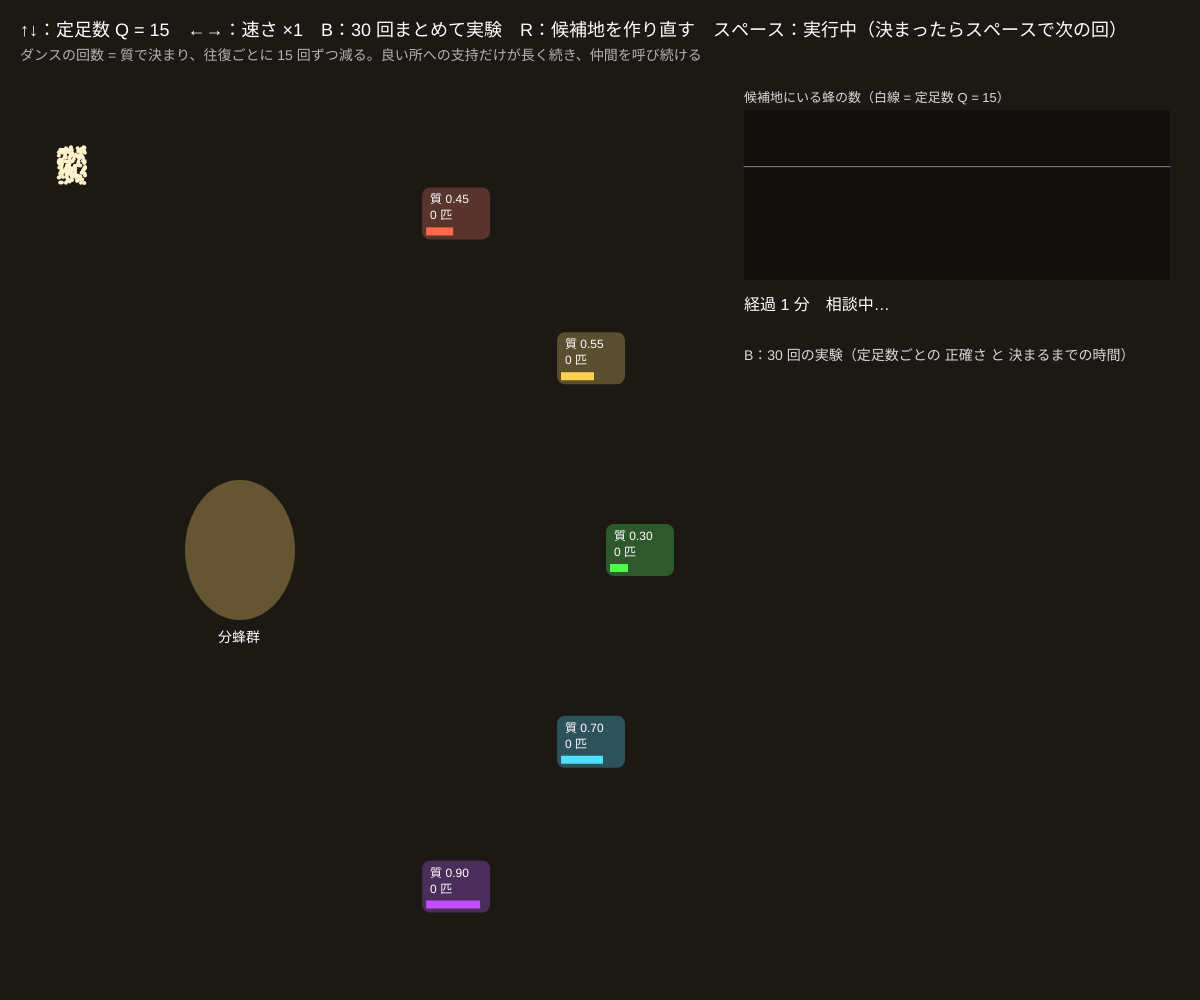
Frame 1 (no input)
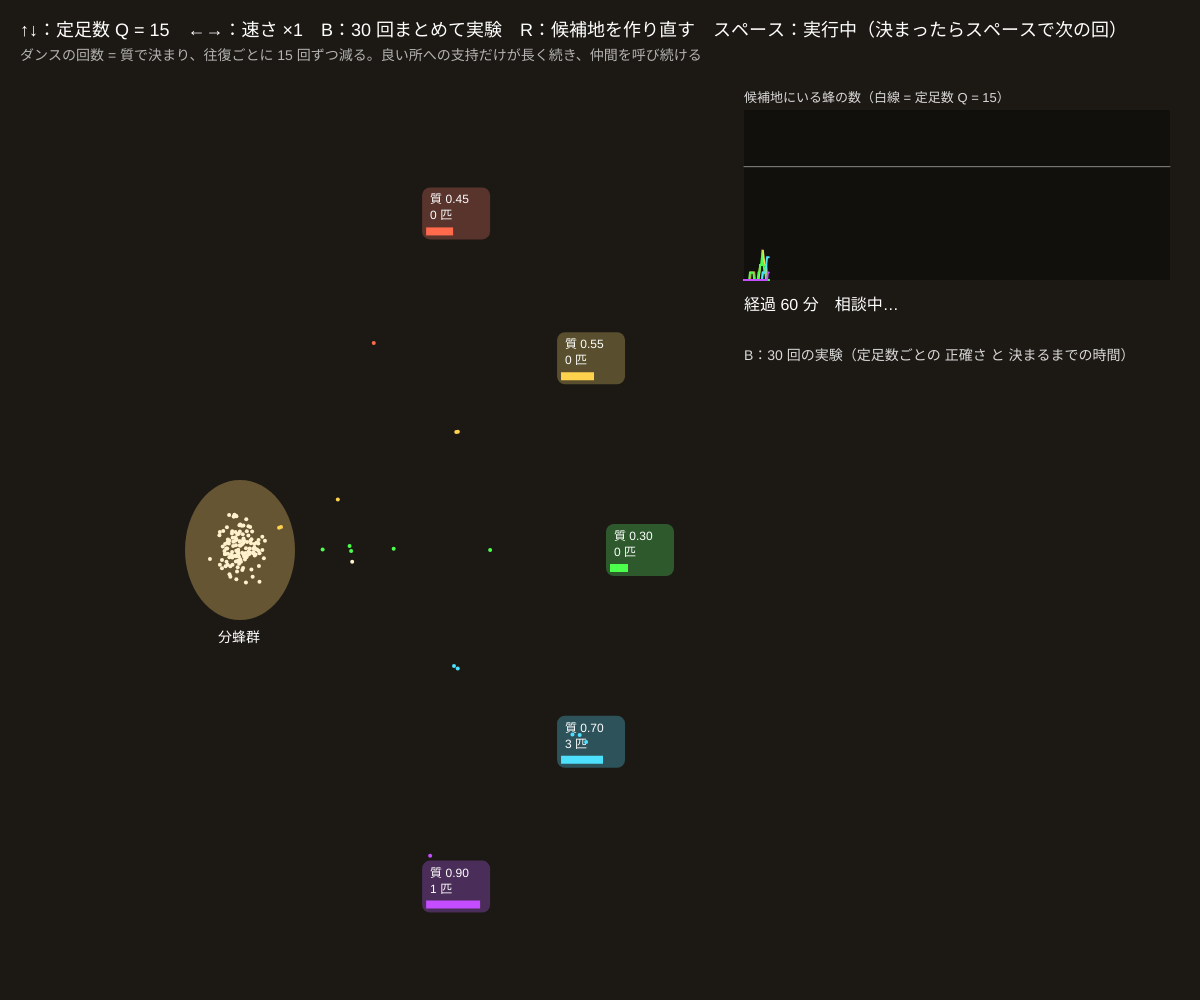
Frame 60 (no input)
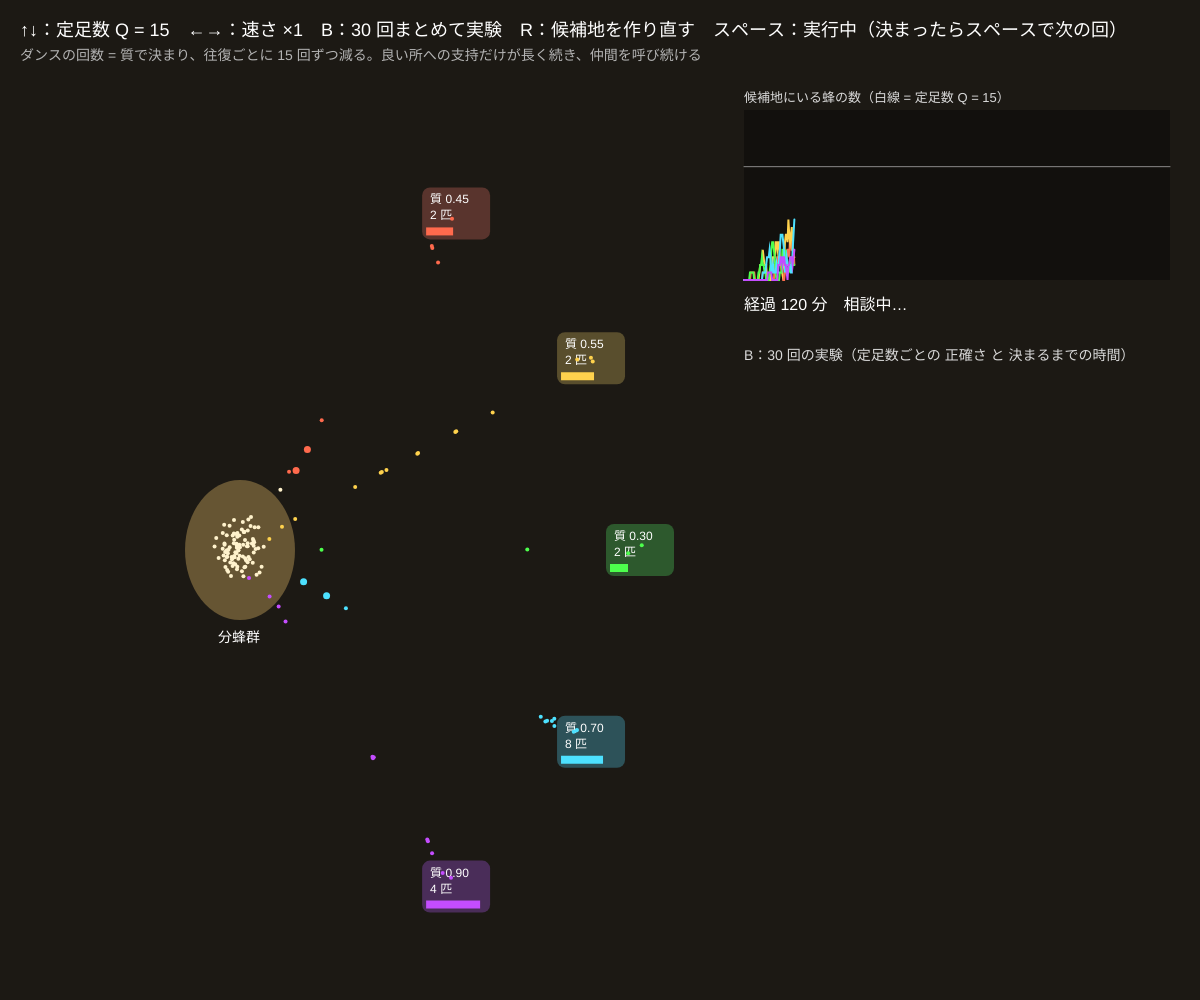
Frame 120 (the mouse pressed at the canvas centre since frame 60)

The p5.js sketch that drew these frames (run headless with seeded random() and noise() and a simulated clock; from frame 60 on, the mouse is pressed at the canvas centre):

// p5.js sketch
// ── sketch.js
// ============================================
// 12 ミツバチの巣選び ─ ダンスと定足数（クオラム）
// 分蜂した群れは、新しい巣の候補地を偵察蜂が探して決める。良い候補地を見つけた蜂ほど長く 8 の字ダンスをして仲間を誘う
// ダンスは行くたびに短くなる（熱が冷める）ので、悪い候補地の支持は自然に消える。1 つの候補地に Q 匹そろったら決定（定足数）
// ↑↓ = 定足数 Q / ←→ = 速さ / B = 30 回まとめて実験（速さ vs 正確さ）/ R = 候補地を作り直す / スペース = 一時停止
// ============================================

let nBees = 150;             // ★ 偵察蜂の数
let quorum = 15;             // 定足数 Q（候補地に同時にいる蜂の数）
let pSpont = 0.003;          // ★ 自分で探しに出る確率（1 分あたり）
let pFollow = 0.05;          // ★ ダンスを見て付いていく強さ
let dMax = 100, dDec = 15;   // ★ 最初のダンスの回数（質 1 のとき）と、1 往復ごとに減る回数
let travel = 8, stay = 10;   // ★ 片道の時間・候補地で調べる時間（分）
let ticksPerFrame = 1;
let sites = [], bees = [], tNow = 0, decided = -1, decidedAt = 0;
let hist = [], results = {}, batch = null, paused = false;
const SITE_HUE = [10, 45, 120, 190, 280];

function setup() {
  createCanvas(windowWidth, windowHeight);
  colorMode(HSB, 360, 100, 100, 100);
  makeSites();
}

function makeSites() {
  let q = [0.3, 0.45, 0.55, 0.7, 0.9];                    // ★ 候補地の質（1 つだけ一番良い）
  for (let i = q.length - 1; i > 0; i--) { let j = Math.floor(Math.random() * (i + 1)); [q[i], q[j]] = [q[j], q[i]]; }
  sites = q.map((v, i) => ({ q: v, ang: -1.0 + (i * 2.0) / 4 }));
  results = {};
  resetRun();
}
function resetRun() { bees = newBees(); tNow = 0; decided = -1; hist = []; }

// ★ 1 分ぶん進める。返り値：決まった候補地（まだなら −1）
function tick(bs) {
  let dancers = new Array(sites.length).fill(0), atSite = new Array(sites.length).fill(0), totalD = 0;
  for (let b of bs) { if (b.st === 'dance') { dancers[b.k]++; totalD++; } if (b.st === 'site') atSite[b.k]++; }
  for (let b of bs) {
    if (b.st === 'rest') {
      if (Math.random() < pSpont) { b.k = Math.floor(Math.random() * sites.length); b.st = 'fly'; b.t = travel; b.D = -1; }   // 自分で探す
      else if (totalD > 0 && Math.random() < pFollow * (totalD / bs.length)) {                                                // ダンスを見て付いていく
        let r = Math.random() * totalD, k = 0;
        while (k < sites.length - 1 && r >= dancers[k]) { r -= dancers[k]; k++; }
        b.k = k; b.st = 'fly'; b.t = travel; b.D = -1;
      }
    } else if (--b.t <= 0) {
      if (b.st === 'fly') { b.st = 'site'; b.t = stay; }
      else if (b.st === 'site') { b.st = 'back'; b.t = travel; }
      else if (b.st === 'back') {
        b.D = b.D < 0 ? Math.round(dMax * Math.max(0, (sites[b.k].q - 0.2) / 0.8)) : b.D - dDec;   // 初めてなら質で決まる。2 回目からは減る
        if (b.D > 0) { b.st = 'dance'; b.t = Math.max(1, Math.round(b.D / 10)); }                   // 1 分に 10 回まわる
        else { b.st = 'rest'; b.k = -1; }                                                           // 熱が冷めた → 休む
      } else if (b.st === 'dance') { b.st = 'fly'; b.t = travel; }                                    // もう一度見に行く
    }
  }
  for (let k = 0; k < sites.length; k++) if (atSite[k] >= quorum) return { k, atSite, dancers };
  return { k: -1, atSite, dancers };
}

function draw() {
  background(35, 30, 11);
  if (!paused && decided < 0) for (let s = 0; s < ticksPerFrame; s++) {
    let r = tick(bees); tNow++;
    if (tNow % 2 === 0) { hist.push(r.atSite.slice()); if (hist.length > 500) hist.shift(); }
    if (r.k >= 0) { decided = r.k; decidedAt = tNow; break; }
    if (tNow > 3000) { decided = -2; break; }
  }
  // まとめ実験：1 フレームに 2 回ずつ
  if (batch && batch.done < 30) for (let rep = 0; rep < 2 && batch.done < 30; rep++) {
    let bs = newBees(), t = 0, r = { k: -1 };
    while (t < 3000 && r.k < 0) { r = tick(bs); t++; }
    if (r.k === bestSite()) batch.correct++;
    batch.time += t; batch.done++;
    if (batch.done === 30) results[quorum] = { acc: batch.correct / 30, time: batch.time / 30 };
  }

  // ---- 群れ（左）と候補地（右の弧）
  let sx = width * 0.2, sy = height * 0.55, R = Math.min(width * 0.36, height * 0.4);
  let sitePos = sites.map((s) => [sx + R * Math.cos(s.ang), sy + R * Math.sin(s.ang)]);
  let cnt = new Array(sites.length).fill(0);
  for (let b of bees) if (b.st === 'site') cnt[b.k]++;
  noStroke(); fill(40, 50, 40); ellipse(sx, sy, 110, 140);
  for (let k = 0; k < sites.length; k++) {
    let [x, y] = sitePos[k];
    fill(SITE_HUE[k], 50, 35); rect(x - 34, y - 26, 68, 52, 8);
    fill(SITE_HUE[k], 70, 100); rect(x - 30, y + 14, 60 * sites[k].q, 8);
    fill(0, 0, 100); textSize(12); text('質 ' + nf(sites[k].q, 1, 2), x - 26, y - 10);
    text(cnt[k] + ' 匹', x - 26, y + 6);
    if (decided === k) { noFill(); stroke(50, 90, 100); strokeWeight(4); rect(x - 40, y - 32, 80, 64, 10); noStroke(); }
  }
  for (let b of bees) {
    let tx, ty;
    if (b.st === 'rest') { tx = sx + (Math.random() - 0.5) * 90; ty = sy + (Math.random() - 0.5) * 120; }
    else if (b.st === 'site') { tx = sitePos[b.k][0] + (Math.random() - 0.5) * 50; ty = sitePos[b.k][1] + (Math.random() - 0.5) * 40; }
    else if (b.st === 'dance') { let a = sites[b.k].ang, ph = frameCount * 0.25 + b.t; tx = sx + 40 * Math.cos(a) + 10 * Math.sin(ph); ty = sy + 40 * Math.sin(a) + 6 * Math.sin(2 * ph); }
    else { let u = b.st === 'fly' ? 1 - b.t / travel : b.t / travel; tx = lerp(sx, sitePos[b.k][0], u); ty = lerp(sy, sitePos[b.k][1], u); }
    b.x += (tx - b.x) * 0.3; b.y += (ty - b.y) * 0.3;
    fill(b.k >= 0 ? SITE_HUE[b.k] : 45, b.k >= 0 ? 70 : 20, 100); circle(b.x, b.y, b.st === 'dance' ? 7 : 4);
  }
  fill(0, 0, 100); textSize(14); text('分蜂群', sx - 22, sy + 92);

  // ---- 右：候補地ごとの「いる蜂の数」の推移と、定足数の線
  let gx = width * 0.62, gw = width - gx - 30, gy = 110, gh = 170, top = Math.max(quorum * 1.5, 10);
  fill(0, 0, 0, 35); rect(gx, gy, gw, gh);
  stroke(0, 0, 100, 50); strokeWeight(1); let qy = gy + gh - (quorum / top) * gh; line(gx, qy, gx + gw, qy);
  for (let k = 0; k < sites.length; k++) {
    if (hist.length < 2) break;
    noFill(); stroke(SITE_HUE[k], 70, 100); strokeWeight(2);
    beginShape(); for (let i = 0; i < hist.length; i++) vertex(gx + (i / 499) * gw, gy + gh - Math.min(hist[i][k] / top, 1) * gh); endShape();
  }
  noStroke(); fill(0, 0, 85); textSize(13); text('候補地にいる蜂の数（白線 = 定足数 Q = ' + quorum + '）', gx, gy - 8);
  fill(0, 0, 100); textSize(16);
  let msg = decided >= 0 ? '決定！ 質 ' + nf(sites[decided].q, 1, 2) + ' の候補地（' + (decided === bestSite() ? '一番良い所 ✓' : '一番良い所ではない ✗') + '）' + decidedAt + ' 分' : decided === -2 ? '3000 分たっても決まらなかった' : '経過 ' + tNow + ' 分　相談中…';
  text(msg, gx, gy + gh + 30);
  // 速さ vs 正確さ
  let ty0 = gy + gh + 80;
  fill(0, 0, 85); textSize(14); text('B：30 回の実験（定足数ごとの 正確さ と 決まるまでの時間）', gx, ty0);
  if (batch && batch.done < 30) { fill(50, 80, 100); text('実験中… ' + batch.done + ' / 30', gx, ty0 + 24); }
  let qs = Object.keys(results).map(Number).sort((a, b) => a - b);
  for (let i = 0; i < qs.length && i < 9; i++) {
    let r = results[qs[i]], y = ty0 + 50 + i * 26;
    fill(0, 0, 80); text('Q = ' + qs[i], gx, y);
    fill(120, 60, 90); rect(gx + 60, y - 12, r.acc * (gw - 220) * 0.5, 14);
    fill(0, 0, 80); text(nf(r.acc * 100, 1, 0) + ' %', gx + 66 + r.acc * (gw - 220) * 0.5, y);
    fill(30, 70, 100); text(nf(r.time, 1, 0) + ' 分', gx + gw - 90, y);
  }
  if (qs.length) { fill(0, 0, 60); textSize(12); text('緑の棒 = 一番良い所を選べた割合、右 = 平均の時間', gx, ty0 + 50 + Math.min(qs.length, 9) * 26); }

  fill(0, 0, 100); textSize(18);
  text('↑↓：定足数 Q = ' + quorum + '　←→：速さ ×' + ticksPerFrame + '　B：30 回まとめて実験　R：候補地を作り直す　スペース：' + (paused ? '停止中' : '実行中') + '（決まったらスペースで次の回）', 20, 36);
  fill(0, 0, 70); textSize(14);
  text('ダンスの回数 = 質で決まり、往復ごとに ' + dDec + ' 回ずつ減る。良い所への支持だけが長く続き、仲間を呼び続ける', 20, 60);
}

function keyPressed() {
  if (key === UP_ARROW) quorum = Math.min(quorum + 5, 60);
  if (key === DOWN_ARROW) quorum = Math.max(quorum - 5, 5);
  if (key === RIGHT_ARROW) ticksPerFrame = Math.min(ticksPerFrame * 2, 16);
  if (key === LEFT_ARROW) ticksPerFrame = Math.max(ticksPerFrame / 2, 1);
  if (key === 'b' || key === 'B') batch = { done: 0, correct: 0, time: 0 };
  if (key === 'r' || key === 'R') makeSites();
  if (key === ' ') { if (decided !== -1) resetRun(); else paused = !paused; }
}

// ---------- やってみよう ----------
// 1. Q = 15 で B。正確さと時間はいくつ？ Q = 5 と Q = 40 でも B をして、表を比べよう（速さ vs 正確さのトレードオフ）
// 2. 本物のミツバチの定足数は 20〜30 匹くらい。それはなぜ？ 表から考えよう
// 3. dDec を 0 にすると、ダンスが冷めない。悪い候補地の支持も消えず、決まらなかったり間違えたりする？
// 4. pSpont を大きくすると、自分で探しに行く蜂が増える。みんなが自分で調べると時間はどうなる？
// 5. 人間の会議にたとえると？ 「熱が冷める」「定足数」は何に当たるだろう

// ==================================================
// ここから下は「蜂の道具」です
// ==================================================
// 全員「休み中」の偵察蜂を nBees 匹つくる。st = rest / fly / site / back / dance
function newBees() { let b = []; for (let i = 0; i < nBees; i++) b.push({ st: 'rest', k: -1, t: 0, D: 0, x: 0, y: 0 }); return b; }
function bestSite() { let b = 0; for (let i = 1; i < sites.length; i++) if (sites[i].q > sites[b].q) b = i; return b; }
